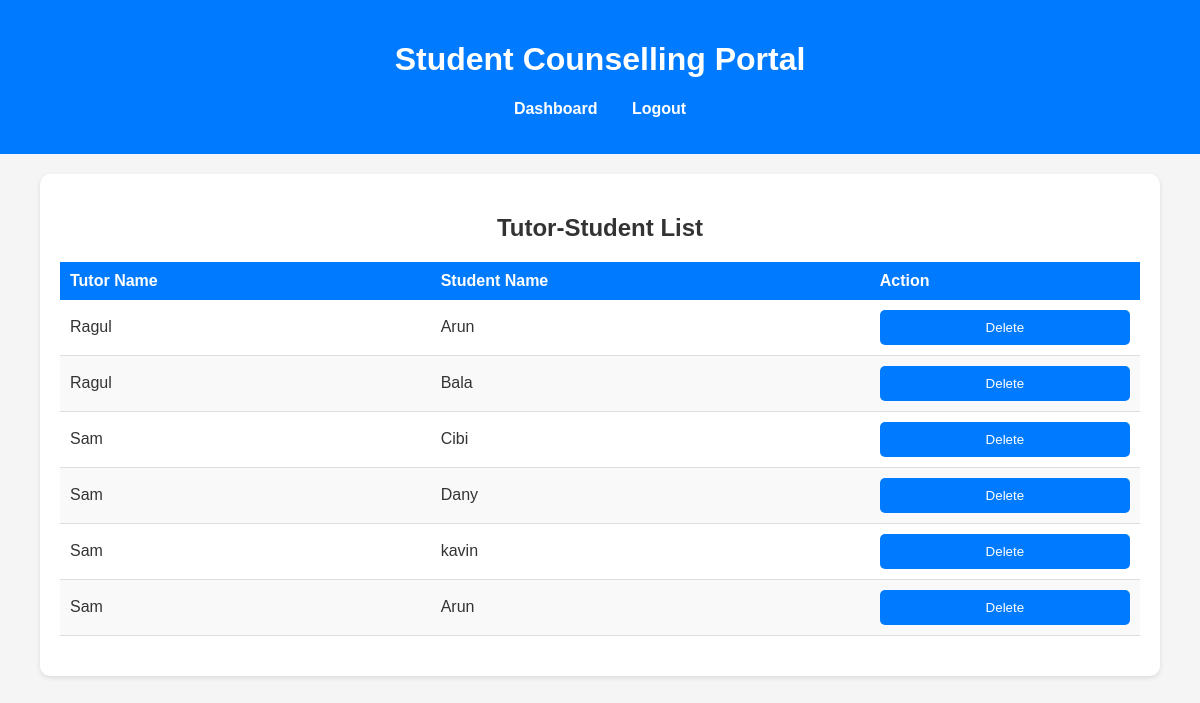
Page /viewTutorStudent.php on the committed database.
### tables this page shows
CREATE TABLE `staff_student_allocation` (
  `id` int(11) NOT NULL,
  `staff_id` int(11) NOT NULL,
  `student_id` int(11) NOT NULL,
  `role` enum('mentor-mentee','tutor-student') NOT NULL
);

CREATE TABLE `users` (
  `id` int(11) NOT NULL,
  `username` varchar(50) NOT NULL,
  `email` varchar(100) NOT NULL,
  `password` varchar(255) NOT NULL,
  `user_type` enum('admin','staff','student') NOT NULL,
  `rollno` varchar(50) DEFAULT NULL,
  `programme_name` text NOT NULL DEFAULT 'BSc Computer Technology'
);

### viewTutorStudent.php (the view, shortened to what this page needs)
<?php
include 'db_connection.php';
$sql = "SELECT ssa.id, u1.username AS tutor_name, u2.username AS student_name
        FROM staff_student_allocation ssa
        JOIN users u1 ON ssa.staff_id = u1.id
        JOIN users u2 ON ssa.student_id = u2.id
        WHERE ssa.role = 'tutor-student'";
$result = mysqli_query($conn, $sql);
?>
<!DOCTYPE html>
<html lang="en">
<head>
    <link rel="stylesheet" href="viewTutorStudent.css">
    <link rel="stylesheet" href="styles.css">
</head>
<body>
<header>
    <h1>Student Counselling Portal</h1>
    <nav>
        <ul>
            <li><a href="admin_dashboard.php">Dashboard</a></li>
            <li><a href="logout.php">Logout</a></li>
        </ul>
    </nav>
</header>
    <div class='table-container'>
        <h2>Tutor-Student List</h2>
        <table>
            <thead>
                <tr>
                    <th>Tutor Name</th>
                    <th>Student Name</th>
                    <th>Action</th>
                </tr>
            </thead>
            <tbody>
                <?php
                while ($row = mysqli_fetch_assoc($result)) {
                    echo "<tr>";
                    echo "<td>" . $row['tutor_name'] . "</td>";
                    echo "<td>" . $row['student_name'] . "</td>";
                    echo "<td>
                            <form method='POST' action=''>
                                <input type='hidden' name='id' value='" . $row['id'] . "'>
                                <button type='submit'>Delete</button>
                            </form>
                          </td>";
                    echo "</tr>";
                }
                ?>
            </tbody>
        </table>
    </div>
</body>
</html>

### viewTutorStudent.css (style rules this page uses)
body { font-family: Arial, sans-serif; margin: 0; padding: 0; background-color: #f4f4f9; }
h2 { text-align: center; margin: 20px 0; color: #333; }
.table-container { width: 90%; margin: 20px auto; background-color: white; padding: 20px; box-shadow: 0 2px 5px rgba(0, 0, 0, 0.1); border-radius: 10px; }
table { width: 100%; border-collapse: collapse; margin: 20px 0; }
table thead { background-color: #007bff; color: white; }
table thead th { padding: 10px; text-align: left; }
table tbody tr { border-bottom: 1px solid #ddd; }
table tbody tr:nth-child(even) { background-color: #f9f9f9; }
table tbody td { padding: 10px; text-align: left; }
table tbody td:last-child { text-align: center; }
button { background-color: #007bff; color: white; border: none; padding: 5px 10px; border-radius: 5px; cursor: pointer; }

### styles.css (style rules this page uses)
body { font-family: Arial, sans-serif; margin: 0; padding: 0; box-sizing: border-box; background-color: #f5f5f5; color: #333; }
header { background-color: #007bff; color: white; padding: 20px; text-align: center; }
nav ul { list-style: none; padding: 0; }
nav ul li { display: inline; margin: 0 15px; }
nav ul li a { color: white; text-decoration: none; font-weight: bold; }
form { max-width: 500px; margin: auto; display: flex; flex-direction: column; }
button { background: #007bff; color: white; border: none; padding: 10px; border-radius: 5px; cursor: pointer; }

### rows in the picture
staff_student_allocation: staff.username "Ragul", student.username "Arun"
staff_student_allocation: staff.username "Ragul", student.username "Bala"
staff_student_allocation: staff.username "Sam", student.username "Cibi"
staff_student_allocation: staff.username "Sam", student.username "Dany"
staff_student_allocation: staff.username "Sam", student.username "kavin"
staff_student_allocation: staff.username "Sam", student.username "Arun"
